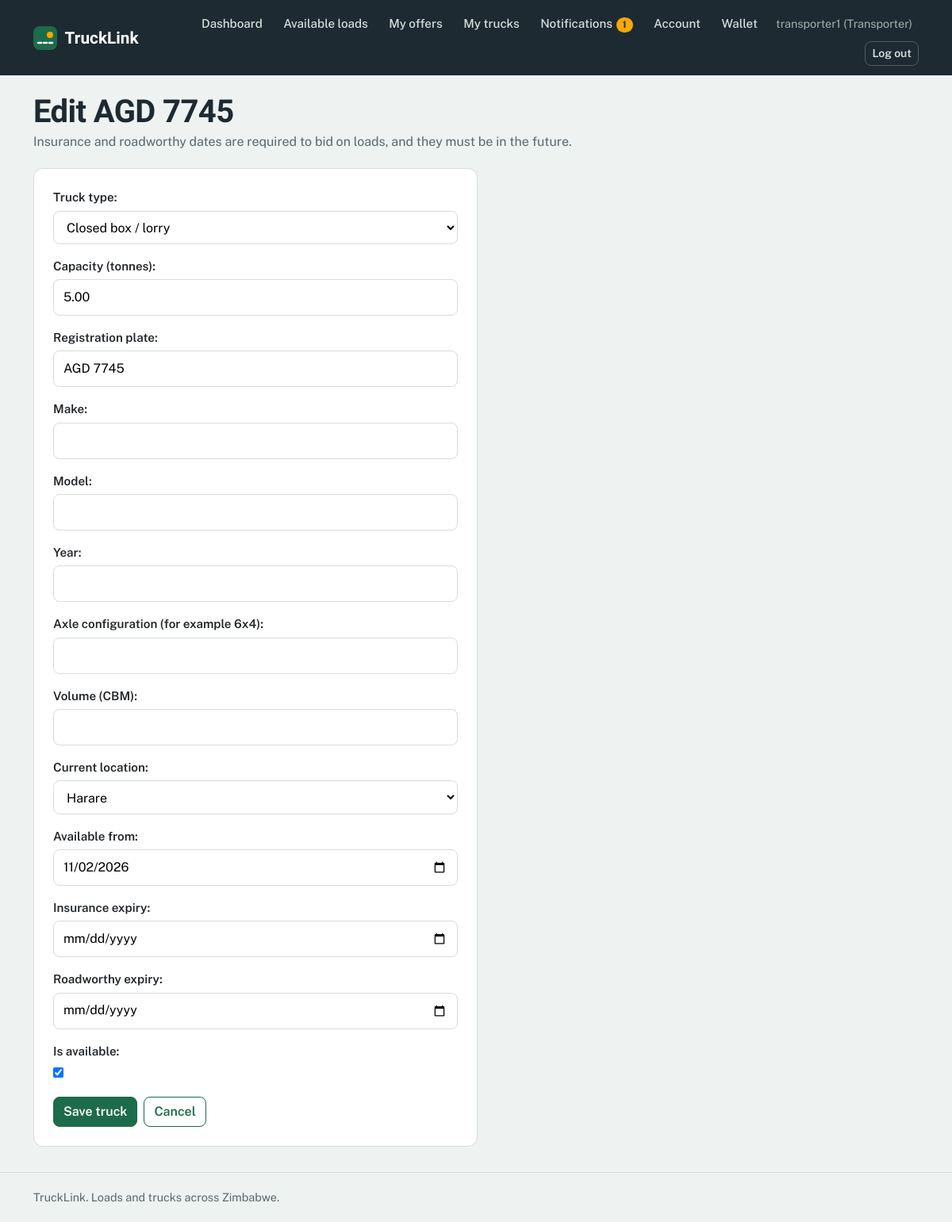
The page /trucks/3/edit/ (signed in) on the database its author committed.
### accounts/models.py (models this page shows, shortened)
class Profile(models.Model):
    ROLE_CHOICES = [
        ('shipper', 'Shipper (I have loads)'),
        ('transporter', 'Transporter (I have trucks)'),
    ]
    user = models.OneToOneField(settings.AUTH_USER_MODEL, on_delete=models.CASCADE)
    role = models.CharField(max_length=20, choices=ROLE_CHOICES)
    phone = models.CharField(max_length=20, blank=True)
    both_roles = models.BooleanField(default=False)

### trucks/models.py (models this page shows, shortened)
class Truck(models.Model):
    TYPE_CHOICES = [
        ('flatbed', 'Flatbed'),
        ('tipper', 'Tipper'),
        ('tanker', 'Tanker'),
        ('refrigerated', 'Refrigerated'),
        ('box', 'Closed box / lorry'),
        ('lowbed', 'Lowbed'),
    ]
    owner = models.ForeignKey(settings.AUTH_USER_MODEL, on_delete=models.CASCADE,
                              related_name='trucks')
    truck_type = models.CharField(max_length=20, choices=TYPE_CHOICES)
    capacity_tonnes = models.DecimalField(max_digits=6, decimal_places=2)
    registration_number = models.CharField(max_length=20)
    make = models.CharField(max_length=50, blank=True, default='')
    vehicle_model = models.CharField(max_length=50, blank=True, default='')
    year = models.PositiveSmallIntegerField(null=True, blank=True)
    axle_configuration = models.CharField(max_length=20, blank=True, default='')
    volume_cbm = models.DecimalField(max_digits=7, decimal_places=2, null=True, blank=True)
    current_location = models.CharField(max_length=100)
    heading_to = models.CharField(max_length=100, blank=True)
    available_from = models.DateField(null=True, blank=True)
    insurance_expiry = models.DateField(null=True, blank=True)
    roadworthy_expiry = models.DateField(null=True, blank=True)
    is_available = models.BooleanField(default=True)
    created_at = models.DateTimeField(auto_now_add=True)

### trucks/views.py (the view)
# urls.py: path('<int:pk>/edit/', views.edit_truck, name='edit_truck'),
@login_required
def edit_truck(request, pk):
    truck = get_object_or_404(Truck, pk=pk, owner=request.user)
    if request.method == 'POST':
        form = TruckForm(request.POST, instance=truck)
        if form.is_valid():
            form.save()
            messages.success(request, 'Truck updated.')
            return redirect('my_trucks')
    else:
        form = TruckForm(instance=truck)
    return render(request, 'trucks/truck_form.html', {
        'form': form, 'heading': f'Edit {truck.registration_number}'})

### trucks/forms.py (shortened to what this page needs)
class TruckForm(forms.ModelForm):
    current_location = forms.ChoiceField(choices=town_choices, label='Current location')
    class Meta:
        model = Truck
        fields = ['truck_type', 'capacity_tonnes', 'registration_number', 'make',
                  'vehicle_model', 'year', 'axle_configuration', 'volume_cbm',
                  'current_location', 'available_from', 'insurance_expiry',
                  'roadworthy_expiry', 'is_available']
        labels = {
            'registration_number': 'Registration plate',
            'capacity_tonnes': 'Capacity (tonnes)',
            'vehicle_model': 'Model',
            'axle_configuration': 'Axle configuration (for example 6x4)',
            'volume_cbm': 'Volume (CBM)',
            'insurance_expiry': 'Insurance expiry',
            'roadworthy_expiry': 'Roadworthy expiry',
        }
        widgets = {
            'available_from': forms.DateInput(attrs={'type': 'date'}),
            'insurance_expiry': forms.DateInput(attrs={'type': 'date'}),
            'roadworthy_expiry': forms.DateInput(attrs={'type': 'date'}),
        }

### accounts/templatetags/notify_tags.py (called while the page is built)
@register.simple_tag
def unread_count(user):
    if not user.is_authenticated:
        return 0
    return user.notifications.filter(is_read=False).count()

### loads/pricing.py (called while the page is built)
def town_choices():
    return [('', 'Choose a town')] + [(name, name) for name in sorted(TOWNS)]

### trucks/templates/trucks/truck_form.html (shortened to what this page needs)
{% extends 'base.html' %}
{% block content %}
<div class="page-head">
  <h1>{{ heading }}</h1>
  <p class="muted mb-0">Insurance and roadworthy dates are required to bid on loads, and they must be in the future.</p>
</div>
<div style="max-width:560px;">
  <form method="post" class="card p-4">
    {{ form.as_p }}
    <div class="d-flex gap-2">
      <button type="submit" class="btn btn-primary">Save truck</button>
      <a href="{% url 'my_trucks' %}" class="btn btn-outline-primary">Cancel</a>
    </div>
  </form>
</div>
{% endblock %}

### accounts/templates/base.html (shortened to what this page needs)
{% load notify_tags %}
<!DOCTYPE html>
<html lang="en">
<head>
  <link href="https://cdn.jsdelivr.net/npm/bootstrap@5.3.3/dist/css/bootstrap.min.css" rel="stylesheet">
</head>
<body>
  {% unread_count user as unread %}
  <header class="topbar">
    <div class="container topbar-inner">
      <a href="{% url 'home' %}" class="brand">
        <svg width="30" height="30" viewBox="0 0 30 30" aria-hidden="true"><rect width="30" height="30" rx="8" fill="#1C6B4A"/><path d="M6 21 L24 21" stroke="#fff" stroke-width="2.5" stroke-dasharray="4 3" stroke-linecap="round"/><circle cx="21" cy="11" r="4" fill="#F5A800"/></svg>
        <span>TruckLink</span>
      </a>
      <nav class="navlinks" aria-label="Main">
        {% if user.is_authenticated %}
          <a class="navlink" href="{% url 'dashboard' %}">Dashboard</a>
          {% if user.profile.role == 'shipper' %}
            <a class="navlink" href="{% url 'truck_list' %}">Available trucks</a>
            <a class="navlink" href="{% url 'post_load' %}">Post a load</a>
            <a class="navlink" href="{% url 'my_loads' %}">My loads</a>
          {% elif user.profile.role == 'transporter' %}
            <a class="navlink" href="{% url 'load_list' %}">Available loads</a>
            <a class="navlink" href="{% url 'my_offers' %}">My offers</a>
            <a class="navlink" href="{% url 'my_trucks' %}">My trucks</a>
          {% else %}
            <a class="navlink" href="{% url 'load_list' %}">Loads</a>
            <a class="navlink" href="{% url 'truck_list' %}">Trucks</a>
          {% endif %}
          <a class="navlink" href="{% url 'notifications' %}">Notifications{% if unread %}<span class="count">{{ unread }}</span>{% endif %}</a>
          <a class="navlink" href="{% url 'account' %}">Account</a>
                    <a class="navlink" href="{% url 'wallet_home' %}">Wallet</a>
          <span class="userchip">{{ user.username }}{% if user.profile %} ({{ user.profile.role|title }}){% endif %}</span>
          <form method="post" action="{% url 'logout' %}" class="d-inline">
            <button type="submit" class="btn btn-sm btn-nav">Log out</button>
          </form>
        {% else %}
          <a class="navlink" href="{% url 'login' %}">Log in</a>
          <a class="btn btn-sm btn-warning" href="{% url 'register' %}">Register</a>
        {% endif %}
      </nav>
    </div>
  </header>
  <main id="main">
    <div class="container">
      {% block content %}{% endblock %}
    </div>
  </main>
  <footer class="footer">
    <div class="container">TruckLink. Loads and trucks across Zimbabwe.</div>
  </footer>
</body>
</html>

### accounts/templates/base.html (style rules this page uses)
:root { --asphalt:#1E2A32; --mist:#EEF2F1; --paper:#FFFFFF; --msasa:#1C6B4A; --msasa-dark:#14513A; --msasa-tint:#E1F0E9; --amber:#F5A800; --amber-tint:#FFF1CC; --brake:#C93A2B; --brake-tint:#FBE5E1; --line:#D5DDDA; --muted:#566870; --bs-primary-rgb:28,107,74; --bs-success-rgb:28,107,74; --bs-warning-rgb:245,168,0; --bs-danger-rgb:201,58,43; --bs-secondary-rgb:86,104,112; }
body { font-family:'Public Sans',system-ui,-apple-system,'Segoe UI',sans-serif; background:var(--mist); color:var(--asphalt); line-height:1.55; min-height:100vh; display:flex; flex-direction:column; }
main { flex:1; }
h1,h2,h3,h4,.display-font { font-family:'Bricolage Grotesque','Public Sans',sans-serif; font-weight:700; letter-spacing:-.015em; line-height:1.1; }
main h1 { margin-top:1.5rem; }
a { color:var(--msasa); }
.muted { color:var(--muted); }
.topbar { background:var(--asphalt); color:#fff; }
.topbar-inner { display:flex; align-items:center; justify-content:space-between; gap:1rem; padding-top:.75rem; padding-bottom:.75rem; }
.brand { display:flex; align-items:center; gap:.6rem; color:#fff; text-decoration:none; font-family:'Bricolage Grotesque',sans-serif; font-weight:700; font-size:1.3rem; }
.navlinks { display:flex; align-items:center; gap:.25rem; flex-wrap:wrap; justify-content:flex-end; }
.navlink { color:#D7E0DD; text-decoration:none; padding:.4rem .7rem; border-radius:8px; font-weight:500; font-size:.95rem; }
.userchip { color:#9FB2AC; font-size:.9rem; padding:0 .5rem; }
.count { display:inline-block; min-width:1.3rem; padding:0 .4rem; border-radius:999px; background:var(--amber); color:var(--asphalt); font-size:.75rem; font-weight:700; text-align:center; margin-left:.3rem; }
.btn { border-radius:8px; font-weight:600; }
.btn-primary, .btn-success { --bs-btn-color:#fff; --bs-btn-bg:#1C6B4A; --bs-btn-border-color:#1C6B4A; --bs-btn-hover-color:#fff; --bs-btn-hover-bg:#14513A; --bs-btn-hover-border-color:#14513A; --bs-btn-active-color:#fff; --bs-btn-active-bg:#14513A; --bs-btn-active-border-color:#14513A; }
.btn-outline-primary { --bs-btn-color:#1C6B4A; --bs-btn-border-color:#1C6B4A; --bs-btn-hover-color:#fff; --bs-btn-hover-bg:#1C6B4A; --bs-btn-hover-border-color:#1C6B4A; --bs-btn-active-color:#fff; --bs-btn-active-bg:#14513A; --bs-btn-active-border-color:#14513A; }
.btn-nav { --bs-btn-color:#D7E0DD; --bs-btn-border-color:#4B5C66; --bs-btn-hover-color:#fff; --bs-btn-hover-bg:rgba(255,255,255,.1); --bs-btn-hover-border-color:#9FB2AC; --bs-btn-active-color:#fff; --bs-btn-active-bg:rgba(255,255,255,.15); }
.card { border:1px solid var(--line); border-radius:12px; background:var(--paper); box-shadow:none; }
form p { margin:0 0 1rem; }
form label { display:block; font-weight:600; margin-bottom:.3rem; font-size:.95rem; }
form input:not([type=checkbox]):not([type=hidden]), form select, form textarea { width:100%; padding:.6rem .75rem; border:1.5px solid var(--line); border-radius:8px; background:#fff; font:inherit; }
.page-head { margin:1.5rem 0 1.25rem; }
.page-head h1 { font-size:clamp(1.75rem,4vw,2.5rem); margin:0 0 .25rem; }
.footer { border-top:1px solid var(--line); color:var(--muted); padding:1.25rem 0; margin-top:2rem; font-size:.9rem; }

### rows shown on the page
Truck: truck_type "Closed box / lorry", capacity_tonnes "5.00", registration_number "AGD 7745", current_location "Harare", available_from "11/02/2026", is_available "☑"

### other values the page prints
{{ unread }} "1"
{{ user.username }} "transporter1"
{{ user.profile.role|title }} "Transporter"
{{ heading }} "Edit AGD 7745"
